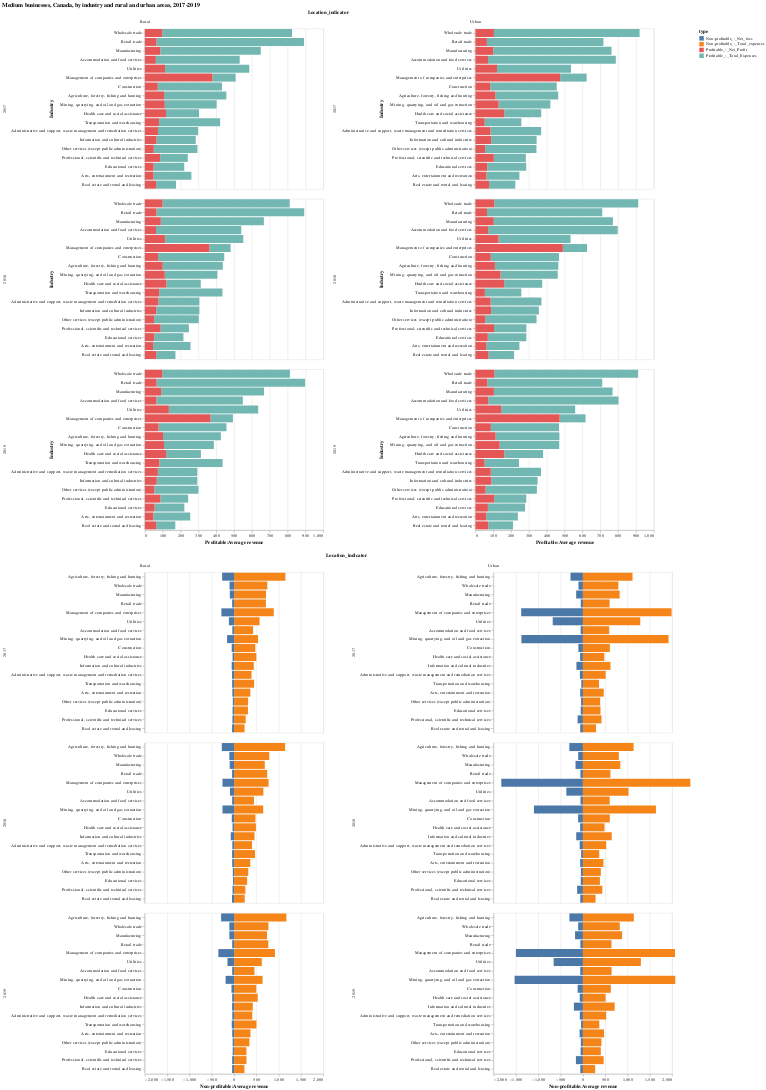

Notebook source saved alongside this figure:
### Code cell
d = (alt.Chart(
    mb_revenue_tab1_3y_ind)
  .mark_bar()
  .encode(
      x=alt.X('Sales_of_goods_and_services_(_percent_of_total_revenue)', title='Sales of goods and services (percent of total revenue)'),
      y=alt.Y('North_American_Industry_Classification_System_NAICS', title='', sort='-x'),
      color=alt.Color('Location_indicator', title = None)
  ).facet(row = alt.Row('Reference_year:O', title=None))
 )




alt.vconcat(top_ind_sb_prof_avgrev_melt, top_ind_sb_pnonrof_avgrev_melt).configure_axis(labelLimit=1000).properties(
    title='Medium businesses, Canada, by industry and rural and urban areas, 2017-2019'
)

### Figure 1 — Vega-Lite specification as saved in the notebook (floating-point values rounded to 4 significant figures; data arrays with more than 128 entries replaced by an {"elided": "..."} marker saying what was removed)
{"config": {"view": {"continuousWidth": 400, "continuousHeight": 300}, "axis": {"labelLimit": 1000}}, "vconcat": [{"data": {"name": "data-1c85c3386db5f74f0d9636b603f2feea"}, "facet": {"type": "nominal", "field": "Location_indicator"}, "spec": {"mark": "bar", "encoding": {"color": {"type": "nominal", "field": "type"}, "row": {"type": "quantitative", "field": "Reference_year", "title": ""}, "x": {"type": "quantitative", "field": "value", "scale": {"domain": [0, 1000]}, "title": "Profitable:Average revenue"}, "y": {"type": "nominal", "field": "North_American_Industry_Classification_System_NAICS", "sort": "-x", "title": "Industry"}}, "title": {"text": "", "subtitle": ""}}}, {"data": {"name": "data-9cfd0b1aead056ec9dc2cad5bfc2a557"}, "facet": {"type": "nominal", "field": "Location_indicator"}, "spec": {"mark": "bar", "encoding": {"color": {"type": "nominal", "field": "type"}, "row": {"type": "quantitative", "field": "Reference_year", "title": ""}, "x": {"type": "quantitative", "field": "value", "scale": {"domain": [-2000, 2000]}, "title": "Non-profitable:Average revenue"}, "y": {"type": "nominal", "field": "North_American_Industry_Classification_System_NAICS", "sort": "-x", "title": null}}, "title": {"text": "", "subtitle": ""}}}], "title": "Medium businesses, Canada, by industry and rural and urban areas, 2017-2019", "$schema": "https://vega.github.io/schema/vega-lite/v4.8.1.json", "datasets": {"data-1c85c3386db5f74f0d9636b603f2feea": {"elided": "216 records"}, "data-9cfd0b1aead056ec9dc2cad5bfc2a557": {"elided": "216 records"}}}
